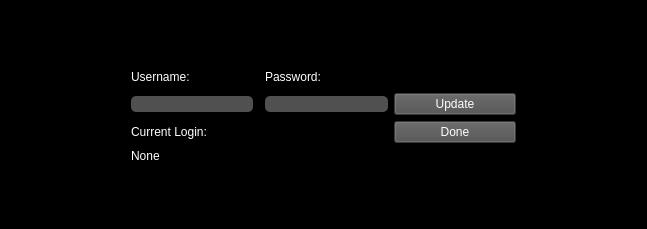
<?xml version="1.0" encoding="UTF-8"?>
<ui version="4.0">
 <class>UpdateWindow</class>
 <widget class="QMainWindow" name="UpdateWindow">
  <property name="geometry">
   <rect>
    <x>0</x>
    <y>0</y>
    <width>647</width>
    <height>229</height>
   </rect>
  </property>
  <property name="windowTitle">
   <string>Update Login</string>
  </property>
  <property name="styleSheet">
   <string notr="true">background-color: rgb(0, 0, 0);</string>
  </property>
  <widget class="QWidget" name="centralwidget">
   <layout class="QGridLayout" name="gridLayout">
    <item row="3" column="3">
     <widget class="QLineEdit" name="password">
      <property name="styleSheet">
       <string notr="true">color: rgb(255, 255, 255);
gridline-color: rgb(0, 0, 0);
background-color: rgb(80, 80, 80);
border-radius: 5px;</string>
      </property>
     </widget>
    </item>
    <item row="5" column="4">
     <widget class="QPushButton" name="done">
      <property name="styleSheet">
       <string notr="true">color: rgb(255, 255, 255);
background-color: rgb(79, 79, 79);</string>
      </property>
      <property name="text">
       <string>Done</string>
      </property>
     </widget>
    </item>
    <item row="2" column="1">
     <widget class="QLabel" name="u_label">
      <property name="styleSheet">
       <string notr="true">color: rgb(255, 255, 255);</string>
      </property>
      <property name="text">
       <string>Username:</string>
      </property>
     </widget>
    </item>
    <item row="0" column="0">
     <spacer name="horizontalSpacer_12">
      <property name="orientation">
       <enum>Qt::Horizontal</enum>
      </property>
      <property name="sizeHint" stdset="0">
       <size>
        <width>40</width>
        <height>20</height>
       </size>
      </property>
     </spacer>
    </item>
    <item row="5" column="0">
     <spacer name="horizontalSpacer_3">
      <property name="orientation">
       <enum>Qt::Horizontal</enum>
      </property>
      <property name="sizeHint" stdset="0">
       <size>
        <width>40</width>
        <height>20</height>
       </size>
      </property>
     </spacer>
    </item>
    <item row="3" column="5">
     <spacer name="horizontalSpacer_2">
      <property name="orientation">
       <enum>Qt::Horizontal</enum>
      </property>
      <property name="sizeHint" stdset="0">
       <size>
        <width>40</width>
        <height>20</height>
       </size>
      </property>
     </spacer>
    </item>
    <item row="0" column="1">
     <spacer name="verticalSpacer_2">
      <property name="orientation">
       <enum>Qt::Vertical</enum>
      </property>
      <property name="sizeHint" stdset="0">
       <size>
        <width>20</width>
        <height>40</height>
       </size>
      </property>
     </spacer>
    </item>
    <item row="3" column="1">
     <widget class="QLineEdit" name="username">
      <property name="styleSheet">
       <string notr="true">color: rgb(255, 255, 255);
gridline-color: rgb(0, 0, 0);
background-color: rgb(80, 80, 80);
border-radius: 5px;</string>
      </property>
     </widget>
    </item>
    <item row="2" column="4">
     <spacer name="horizontalSpacer_7">
      <property name="orientation">
       <enum>Qt::Horizontal</enum>
      </property>
      <property name="sizeHint" stdset="0">
       <size>
        <width>40</width>
        <height>20</height>
       </size>
      </property>
     </spacer>
    </item>
    <item row="0" column="4">
     <spacer name="verticalSpacer_6">
      <property name="orientation">
       <enum>Qt::Vertical</enum>
      </property>
      <property name="sizeHint" stdset="0">
       <size>
        <width>20</width>
        <height>40</height>
       </size>
      </property>
     </spacer>
    </item>
    <item row="5" column="5">
     <spacer name="horizontalSpacer_5">
      <property name="orientation">
       <enum>Qt::Horizontal</enum>
      </property>
      <property name="sizeHint" stdset="0">
       <size>
        <width>40</width>
        <height>20</height>
       </size>
      </property>
     </spacer>
    </item>
    <item row="5" column="1">
     <widget class="QLabel" name="current_login_label">
      <property name="styleSheet">
       <string notr="true">color: rgb(255, 255, 255);</string>
      </property>
      <property name="text">
       <string>Current Login:</string>
      </property>
     </widget>
    </item>
    <item row="2" column="3">
     <widget class="QLabel" name="p_label">
      <property name="styleSheet">
       <string notr="true">color: rgb(255, 255, 255);</string>
      </property>
      <property name="text">
       <string>Password:</string>
      </property>
     </widget>
    </item>
    <item row="5" column="3">
     <spacer name="horizontalSpacer_8">
      <property name="orientation">
       <enum>Qt::Horizontal</enum>
      </property>
      <property name="sizeHint" stdset="0">
       <size>
        <width>40</width>
        <height>20</height>
       </size>
      </property>
     </spacer>
    </item>
    <item row="2" column="5">
     <spacer name="horizontalSpacer_6">
      <property name="orientation">
       <enum>Qt::Horizontal</enum>
      </property>
      <property name="sizeHint" stdset="0">
       <size>
        <width>40</width>
        <height>20</height>
       </size>
      </property>
     </spacer>
    </item>
    <item row="3" column="4">
     <widget class="QPushButton" name="update_button">
      <property name="styleSheet">
       <string notr="true">color: rgb(255, 255, 255);
background-color: rgb(79, 79, 79);</string>
      </property>
      <property name="text">
       <string>Update</string>
      </property>
     </widget>
    </item>
    <item row="0" column="3">
     <spacer name="verticalSpacer_5">
      <property name="orientation">
       <enum>Qt::Vertical</enum>
      </property>
      <property name="sizeHint" stdset="0">
       <size>
        <width>20</width>
        <height>40</height>
       </size>
      </property>
     </spacer>
    </item>
    <item row="2" column="0" rowspan="2">
     <spacer name="horizontalSpacer">
      <property name="orientation">
       <enum>Qt::Horizontal</enum>
      </property>
      <property name="sizeHint" stdset="0">
       <size>
        <width>40</width>
        <height>20</height>
       </size>
      </property>
     </spacer>
    </item>
    <item row="7" column="1">
     <spacer name="verticalSpacer">
      <property name="orientation">
       <enum>Qt::Vertical</enum>
      </property>
      <property name="sizeHint" stdset="0">
       <size>
        <width>20</width>
        <height>40</height>
       </size>
      </property>
     </spacer>
    </item>
    <item row="6" column="1" colspan="3">
     <widget class="QLabel" name="current_account_label">
      <property name="styleSheet">
       <string notr="true">color: rgb(255, 255, 255);</string>
      </property>
      <property name="text">
       <string>None</string>
      </property>
     </widget>
    </item>
    <item row="7" column="3">
     <spacer name="verticalSpacer_4">
      <property name="orientation">
       <enum>Qt::Vertical</enum>
      </property>
      <property name="sizeHint" stdset="0">
       <size>
        <width>20</width>
        <height>40</height>
       </size>
      </property>
     </spacer>
    </item>
   </layout>
  </widget>
 </widget>
 <resources/>
 <connections/>
</ui>
